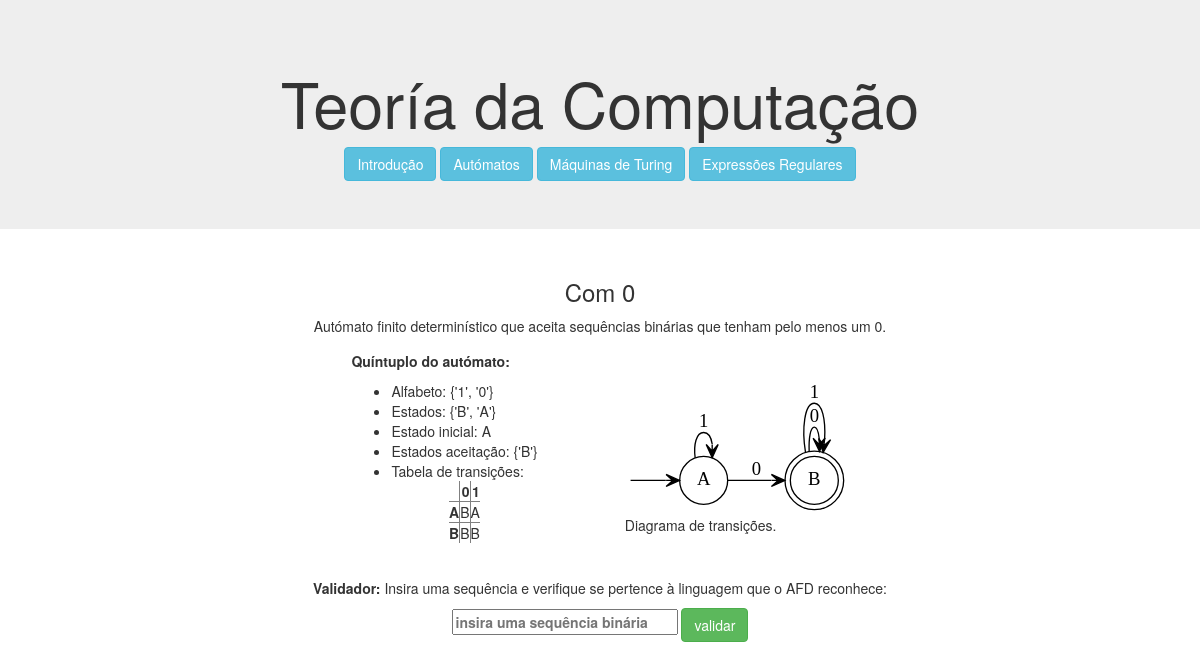
Page /48/automato/ on the committed database.
### computacao/models.py (models this page shows, shortened)
class Automato(models.Model):
    nome = models.CharField(max_length=100)
    descricao = models.CharField(max_length=100)
    alfabeto = models.CharField(max_length=100)
    estados = models.CharField(max_length=100)
    estadoInicial = models.CharField(max_length=100)
    estadosDeAceitacao = models.CharField(max_length=100)
    dicionarioTransicao = models.CharField(max_length=1000)
    diagrama = models.CharField(max_length=100)
    def printAlfabeto(self):
        return str(set(self.alfabeto.split()))
    def printEstados(self):
        return str(set(self.estados.split()))
    def printEstadosDeAceitacao(self):
        return str(set(self.estadosDeAceitacao.split()))
    def dTransInTable(self):
        dTrans = {(t.split('-')[0], t.split('-')[1]):t.split('-')[2] for t in self.dicionarioTransicao.split()}
        table = []
        linha = ['']
        for simbolo in self.alfabeto.split():
            linha.append(simbolo)
        table.append(linha)
        for estado in self.estados.split():
            linha =[estado]
            for simbolo in self.alfabeto.split():
                linha.append(dTrans[(estado, simbolo)])
            table.append(linha)
        return table

### computacao/views.py (the view)
# urls.py: path('<int:automato_id>/automato/', views.automato, name='automato'),
def automato(request, automato_id):
    sequencia = None
    resultado = None
    form = SequenciaForm(request.POST or None)
    if form.is_valid():
        sequencia = form.cleaned_data['sequencia']
        resultado = Automato.objects.get(id=automato_id).valida_sequencia(sequencia)
    context = {
        'automato': Automato.objects.get(id=automato_id),
        'sequencia': sequencia,
        'resultado': resultado,
        'form': form,
    }
    return render(request, 'computacao/automato.html', context)

### computacao/forms.py
class SequenciaForm(forms.Form):
    sequencia = forms.CharField(label='',
                                widget=forms.TextInput(attrs={
                                    'placeholder': 'insira uma sequência binária',
                                    'size': '25'
                                }))

### computacao/templates/computacao/automato.html (shortened to what this page needs)
{% extends 'computacao/layout.html' %}
{% block main %}
    <main class="col-sm-12">
        <h3>{{ automato.nome|title }}</h3>
        <p>{{ automato.descricao }}.</p>
        <table align="center">
            <tr align="left">
                <td>
                    <p> <b>Quíntuplo do autómato:</b></p>
                    <ul>
                    <li>Alfabeto: {{ automato.printAlfabeto }} </li>
                    <li>Estados: {{ automato.printEstados }}</li>
                    <li>Estado inicial: {{ automato.estadoInicial }}</li>
                    <li>Estados aceitação: {{ automato.printEstadosDeAceitacao }}</li>
                    <li>Tabela de transições:
                    <table align="center" rules="all" style="border-collapse: collapse">
                        {% for dTran in automato.dTransInTable %}
                            <tr>
                                {% for element in dTran %}
                                    {% if forloop.parentloop.first %}
                                        <th>{{ element }}</th>
                                    {% elif forloop.first %}
                                        <th>{{ element }}</th>
                                    {% else %}
                                        <td>{{ element }}</td>
                                    {% endif %}
                                {% endfor %}
                            </tr>
                        {% endfor %}
                    </table>
                    </ul>
                </td>
                <td class="align-baseline">
                    {% load static %}
                    <img src="{% static automato.diagrama %}" alt="">
                    <p class="text-center">Diagrama de transições.</p>
                </td>
            </tr>
        </table>
        <br>
        <p><b>Validador:</b> Insira uma sequência e verifique se pertence à linguagem que o AFD reconhece: </p>
        <form action="{% url 'computacao:automato' automato.id %}" method="POST">
           <b>{{ form }}</b>
            <input type="submit" value="validar" class="btn btn-success">
        </form>
        {% if resultado != None %}
            {% if resultado == True %}
                <p>A sequência <b>{{ sequencia }}</b> é aceite pelo autómato </p>
            {% else %}
                <p>A sequência <b>{{ sequencia }}</b> não é aceite pelo autómato </p>
            {% endif %}
        {% else %}
            <br><br>
        {% endif %}
    </main>
{% endblock %}

### computacao/static/computacao/style.css (style rules this page uses)
table tr th { text-align: right; }
table { border-collapse: separate; border-spacing: 15px 5px; }

### rows in the picture
Automato: nome "Com 0", descricao "Autómato finito determinístico que aceita sequências binárias que tenham pelo menos um 0", printAlfabeto "{'1', '0'}", printEstados "{'B', 'A'}", estadoInicial "A", printEstadosDeAceitacao "{'B'}", diagrama (picture)

### other values in the picture
{{ element }} "0" "1"
{{ element }} "A" "B"
{{ element }} "B" "A" "B" "B"
